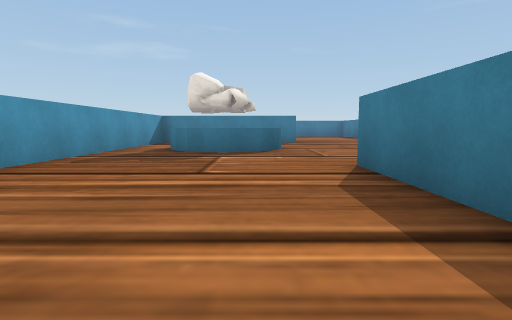
view 1 (above)

24 first-person views from a walk through a 3-D level made in the Unity game engine. The camera is 0.55 m above the floor, tilts 6° down and sees 80° across. The floor is counted in squares, 1 m on a side. Each view is taken from the middle of a square. On the plan, view 1 faces up. The plan holds only what a view shows up to about 9 squares ahead; the rest is blank. The place goes on beyond the plan. The player character is not drawn. Some animated figures are not drawn.

view 2
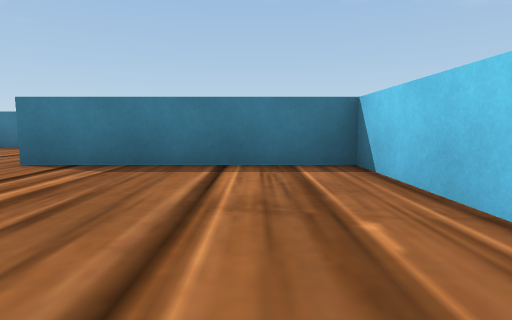

view 3
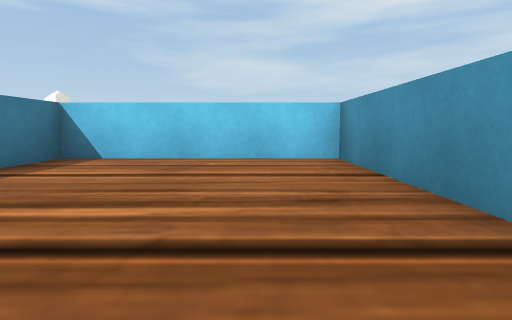

view 4
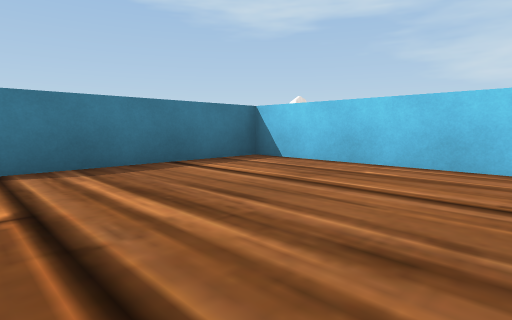

view 5
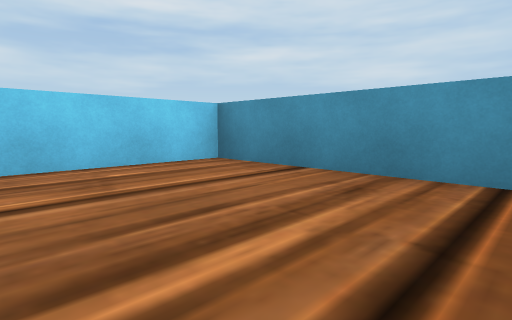

view 6
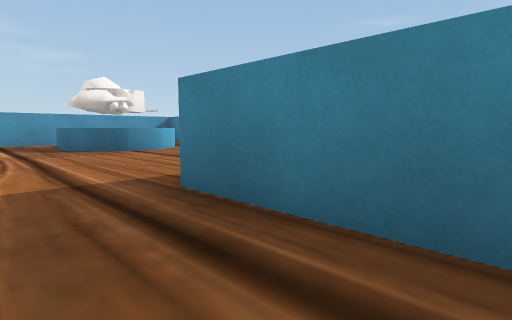

view 7
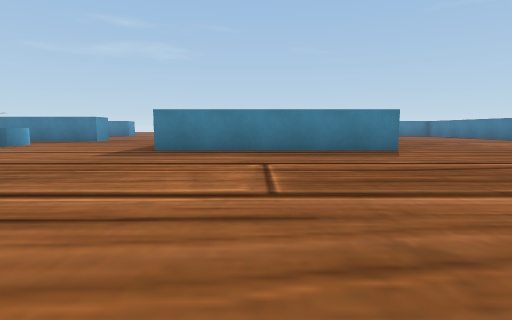

view 8
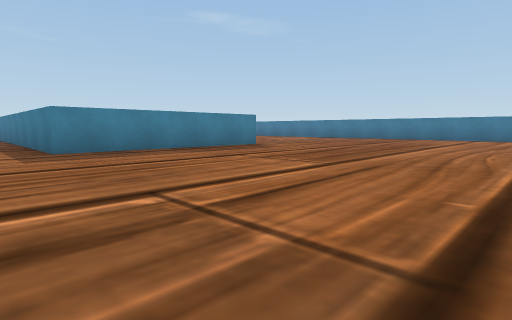

view 9
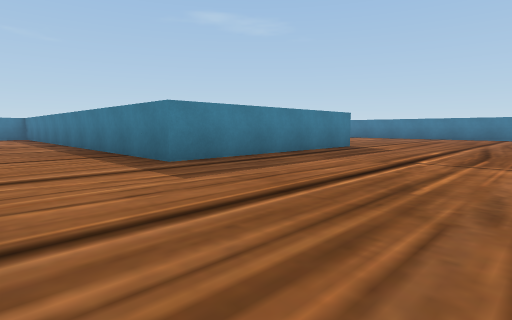

view 10
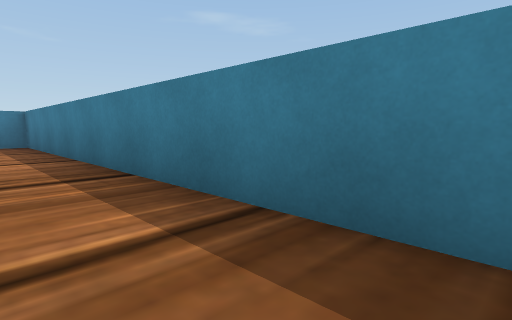

view 11
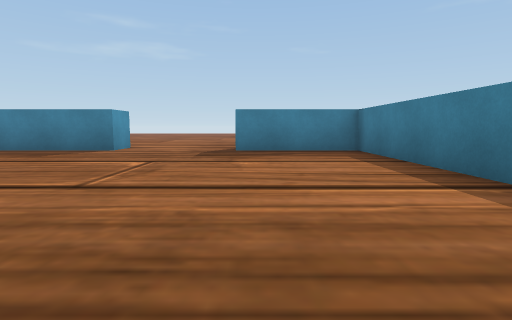

view 12
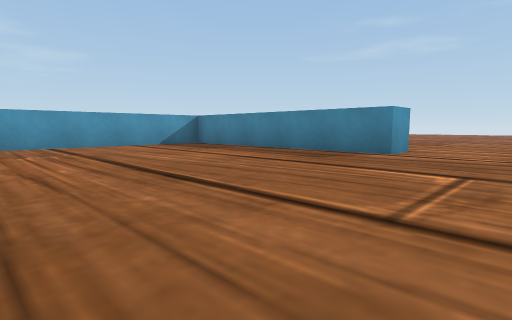

view 13
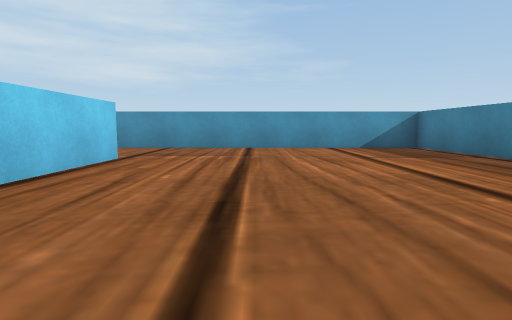

view 14
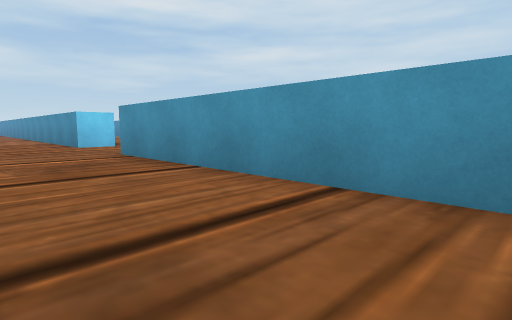

view 15
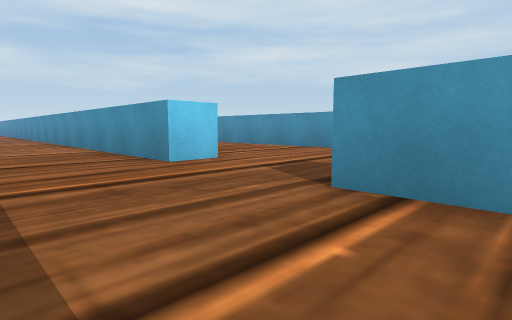

view 16
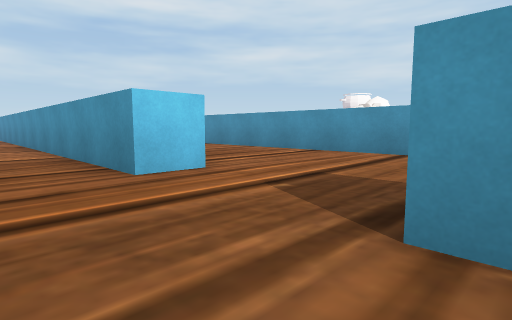

view 17
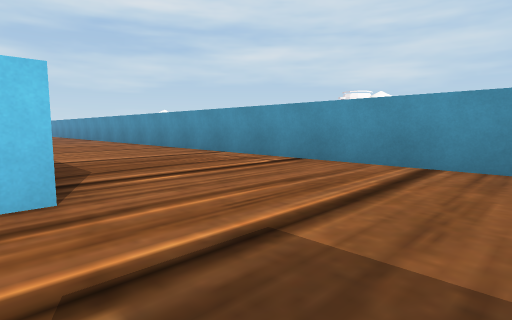

view 18
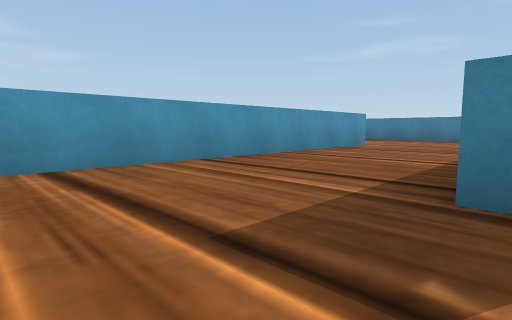

view 19
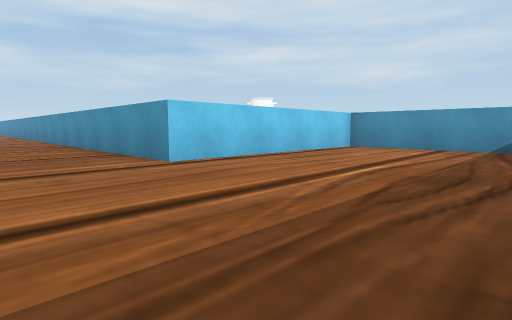

view 20
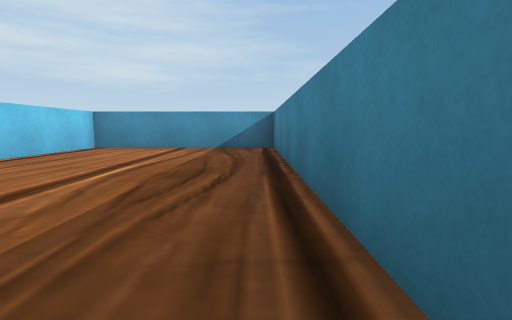

view 21
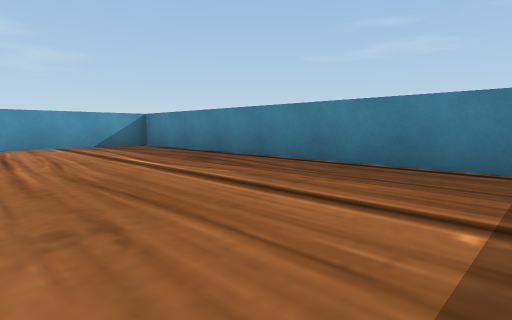

view 22
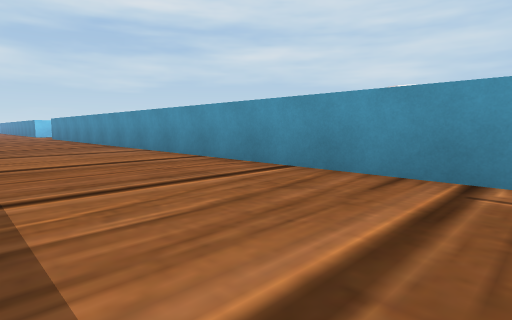

view 23
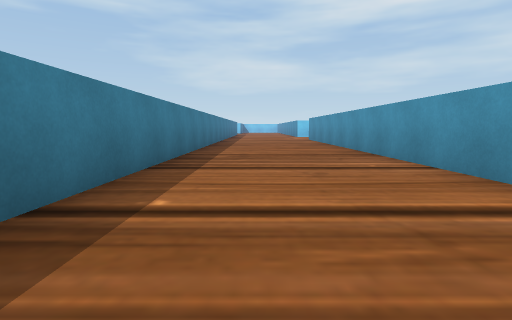

view 24
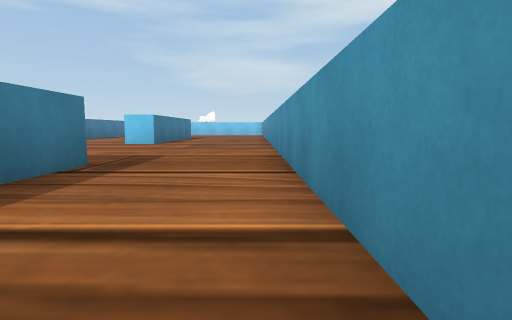

### Floor plan
Points are (right, up) in squares from view 1. A wall is a line through its corners. A room is listed if a view was taken in it or the views show most of it. See-through windows are left out.
Room 1 (views 1, 2, 3, 4, 5)
walls: (-3.5, 3.7) (-3.5, -0.5) (1.5, -0.5) (1.5, 4.5); (-1.2, 6.9) (-1.8, 7.2); (-0.7, 6.9) (-1.4, 6.9); (0, 7) (-0.9, 6.8); (-1.6, 7.1) (-1.9, 7.4) (-2.2, 7.9); (0.4, 7.3) (-0.5, 6.9); (-3.5, 9.1) (-3.5, 4.1)
Room 2 (views 6, 7, 8, 9, 10, 11, 12, 13, 14, 15, 16, 17, 18, 19, 20, 21, 22, 23, 24)
walls: (-8.6, 4.5) (-7.5, 4.5) (-7.5, -6); (0.6, 7.8) (0, 7); (0.7, 8.5) (0.7, 8) (0.5, 7.6); (-4.5, 12.5) (-1.9, 12.5); (-4.5, -1.5) (-4.5, 0.1); (-9.4, 19.5) (-18.5, 19.5) (-18.5, 14.5) (-12.5, 14.5) (-12.5, -8.5); (-8.5, -8.5) (-8.5, -2.8); (-0.5, 20.5) (-0.5, 19.5) (-7.5, 19.5) (-7.5, 7.5); (10.5, 6.5) (5.5, 6.5) (5.5, 19.5) (2.5, 19.5)
objects: other object (0, 9)

Positions as (right, up) in squares from view 1, and headings:
1: (0, 0), facing up
2: (-3, 1), facing right
3: (-2, 5), facing down
4: (-3, 4), facing down-right
5: (0, 4), facing down-left
6: (8, 5), facing up-left
7: (8, -1), facing up
8: (4, -1), facing up-right
9: (3, 2), facing up-right
10: (4, 9), facing up-right
11: (3, 12), facing up
12: (2, 13), facing up-left
13: (1, 15), facing left
14: (-5, 14), facing down-left
15: (-5, 9), facing down-left
16: (-6, 8), facing down-left
17: (-8, 7), facing down-left
18: (-8, 5), facing up-left
19: (-10, 19), facing down-left
20: (-10, 19), facing left
21: (-9, 15), facing up-left
22: (-9, 2), facing down-left
23: (-10, -1), facing down
24: (-7, 3), facing down
